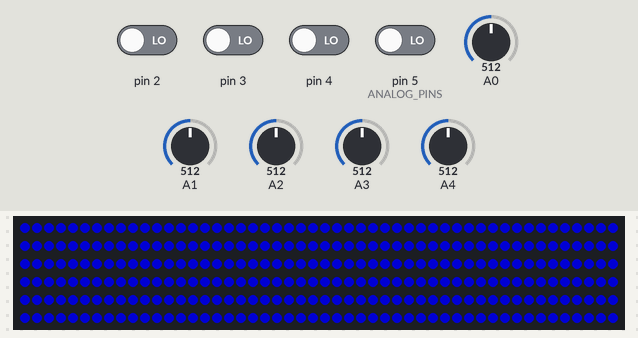
This sketch was run on a simulated Arduino Uno, built with avr-gcc and run on an emulated ATmega328P. Parts: 300 RGB LEDs in strip order, left to right, continuing on the next row. The test bench sets the inputs (shaded band); at power-on: pin 2–4, pin 5 (ANALOG_PINS) LOW, A0 = 512, A1 = 512, A2 = 512, A3 = 512, A4 = 512. Dim RGB values are drawn brighter than linear; what the sketch prints to the serial monitor is not drawn.

Above: at 7.9 s.

The sketch:

Fasett.ino
```cpp
/*
 * Fasett Body configuration
 *
 */

#include<FastLED.h>

#define DIGITAL_PINS 12
#define ANALOG_PINS 5

#define LED_PIN 6
#define NUM_LEDS 300
#define BRIGHTNESS 128

CRGB leds[NUM_LEDS];

byte analogValues[ANALOG_PINS];
byte lastAnalogValues[ANALOG_PINS];

byte digitalValues[DIGITAL_PINS];
byte lastDigitalValues[DIGITAL_PINS];

void setup(){
  Serial.begin(115200);
  FastLED.addLeds<NEOPIXEL,LED_PIN>(leds, NUM_LEDS);
  FastLED.setBrightness(BRIGHTNESS);
  initDigitalPins(DIGITAL_PINS);
  turnOff();
}

void loop() {
  turnOn();
  readAnalogPins(ANALOG_PINS);
  readDigitalPins(DIGITAL_PINS);
}

void initDigitalPins(uint8_t pins){
	for (uint8_t i = 0; i < pins; i++){
    if (i == LED_PIN) return;
		pinMode(i, INPUT);
		//digitalValues[i] = 0;
		//lastDigitalValues[i] = 0;
	}
}

void readAnalogPins(uint8_t pins){
  for (uint8_t i = 0; i < pins; i++){
		analogValues[i] = analogRead(i);
		if (analogValues[i] != lastAnalogValues[i]){
			lastAnalogValues[i] = analogValues[i];
			Serial.print('a');
			Serial.print(i);
			Serial.print(' ');
			Serial.println(analogValues[i]);
		}
	}
}

void readDigitalPins(uint8_t pins){
  for (uint8_t i = 0; i < pins; i++){
    if (i == LED_PIN) return;
		digitalValues[i] = digitalRead(i);
		if (digitalValues[i] != lastDigitalValues[i]){
			lastDigitalValues[i] = digitalValues[i];
			Serial.print('d');
			Serial.print(i);
			Serial.print(' ');
			Serial.println(digitalValues[i]);
		}
	}
}

void turnOn() {
	for (int i = 0; i < NUM_LEDS; i++) {
		leds[i] = CRGB::Blue;
		FastLED.show();
	}
}

void turnOff() {
	FastLED.clear();
	FastLED.show();
}
```
